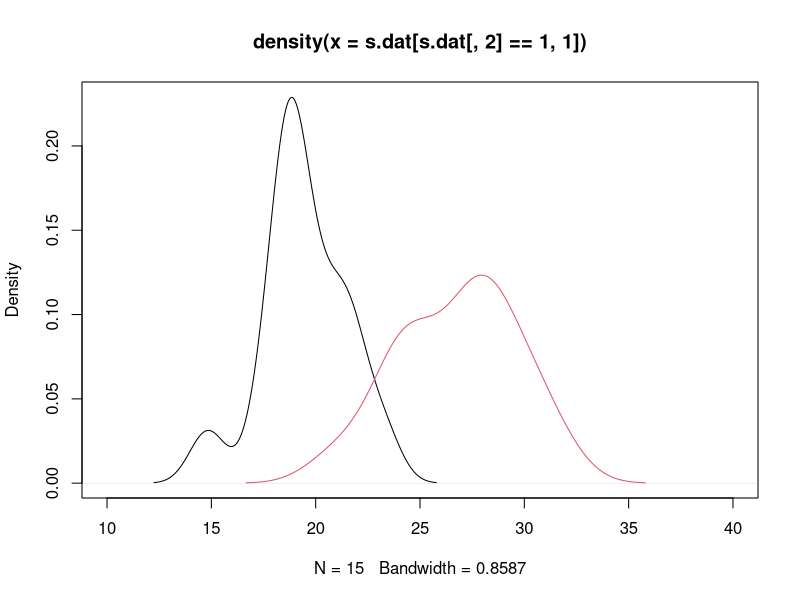

The R source for this figure: (Note: this script raises an error after producing the figure.)
######Null models / Randomization tests code##########
# Date: 4/24/2012
# Author: E. M. Hart
# Description: Code to demonstrate and teach 
# null models and Monte Carlo methods.
# Includes plotting methods from standard R libraries
# and ggplot2 libraries
#####################################################

###Example 1
# Simple test of difference of two means
####

###Generate two random data sets###

#set sample size
n <- 15

####Create data frame

s.dat <- data.frame(cbind(c(rnorm(n,20,3),rnorm(n,27,3)),c(rep(1,n),rep(2,n))))
colnames(s.dat) <- c("Measure","Group")
####Stanard R plot
plot(density(s.dat[s.dat[,2]==1,1]),xlim=c(10,40))
lines(density(s.dat[s.dat[,2]==2,1]),col=2)
####ggplot2 code
ggplot(s.dat,aes(x=Measure,group=as.factor(Group),fill=as.factor(Group),alpha=.5))+geom_density()+xlim(0,15)

####Parametric t.test#####
tt1 <- t.test(x=s.dat[s.dat[,2]==2,1],y=s.dat[s.dat[,2]==1,1])

#####Randomization test#######
# In this case the test metric
# is if the difference between the two means
# is different from 0
############

##Set the number of randomizations
nran <- 5000
output <- vector()
for(i in 1:nran){
  ###Shuffle association via sample()
  new.ind <- sample(s.dat$G,length(s.dat$G),replace=F)
  output[i] <- mean(s.dat$M[new.ind==1]) - mean(s.dat$M[new.ind==2])
}

##Find true metric
true.val <- mean(s.dat[s.dat[,2]==1,1])-mean(s.dat[s.dat[,2]==2,1])
###Normal R plot
plot(density(output),xlim=c(-6,6))
abline(v=true.val)
####ggplot2###
ggplot(as.data.frame(output),aes(x=output))+geom_density()+xlim(-6,6)+geom_vline(xintercept=true.val)

###Check true value against quantiles
quantile(output,c(.025,.975))




#########A null model example from Gotelli 2000######
# A simple null model example

###Function to calculate C-Score our default metric
# See Gotelli 2000 for full description
# or Stone and Roberts 1990
# Input is a species x site data matrix
####

c.score <- function(sp.mat){
  CU <- vector()
  sp.num <- dim(sp.mat)[1]
  count <- 1
  for (i in 1:(sp.num-1)){
    for(k in (i+1):sp.num){
      #first count the number of shared sites
      Q <- sum(apply(rbind(sp.mat[i,],sp.mat[k,]),2,sum)==2)
      CU[count] <- (sum(sp.mat[i,])-Q)*(sum(sp.mat[k,])-Q)
      count<- count+1
    }
  }
  return(mean(CU))
}

#### Randomization algorithm########
#### this randomization algorithm is based on SIM9 from Gotelli 2000
#### In works by keeping row and column totals fixed
#### Inputs are:
#### sp.mat:  The presence-absence species x sits matrix
#### This is a brute force algorithm that uses a while loop
#### it has a fail safe for the loop, but may output bad results
### although it hasn't yet.  Also note that it can handle matrix saturation
### up to about 40% (40% of all values are 1's), after that it begins to seriously lag

sim9<-function(sp.mat){
r.size <- dim(sp.mat)[1]
c.size <- dim(sp.mat)[2]
##Define output matrix
outmat <- matrix(0,nrow=r.size,ncol=c.size)  
#get constraints
r.cons <- apply(sp.mat,1,sum)
c.cons <- apply(sp.mat,2,sum)
# create index list from constraints
r.i <- rep(1:r.size,r.cons)
c.i <- rep(1:c.size,c.cons)
# Randomize our vectors
index <- 1:length(r.i)
r.ind <- sample(1:length(r.i),length(r.i),replace=F)
c.ind <- sample(1:length(c.i),length(c.i),replace=F)
# create our first loop
nmat <- cbind(r.i[r.ind],c.i[c.ind])

# figure out how many duplicates we have
dup.i <- index[duplicated(nmat)]

count <- 1
# loop until all duplicates are removed
while(length(dup.i > 0) || count > 100){

# loop through each duplicate swapping out
# rows and columns
for(i in 1:length(dup.i)){
oldval.r <- nmat[dup.i[i],1]
oldval.c <- nmat[dup.i[i],2]

new.ind.r <- sample(r.ind,1)
new.ind.c <- sample(c.ind,1)

newval.r <- nmat[new.ind.r,1]
newval.c <- nmat[new.ind.c,2]


nmat[new.ind.r,1] <- oldval.r
nmat[new.ind.c,2] <- oldval.c


nmat[dup.i[i],1]<-newval.r
nmat[dup.i[i],2]<-newval.c

}
# recalculate number of duplicates
dup.i <- index[duplicated(nmat)]
# adjust failsafe counter
count <- count + 1
}
# set new matrix
outmat[nmat] <- 1

return(outmat)}


#####Just a bit of code to verify that the
#### randomization is working
### Uncomment to test
#r.c <- apply(rand.mat,1,sum)
#c.c <- apply(rand.mat,2,sum)
#test <- sim9(rand.mat)
#r.t <- apply(test,1,sum)
#c.t <- apply(test,2,sum)
#sum(c(r.c-r.t,c.c-c.t))

####randomization

###Generate random matrix
spec <- 10
sites <- 15
rand.mat <- rbinom(spec*sites,1,.35)
dim(rand.mat) <- c(spec,sites)

# set the number of simulations
# 5000 is a good compromise of speed and sample size
n.sim <- 5000
###calculate true value
t.val <- c.score(rand.mat)

prog <- txtProgressBar(min=0, max=n.sim, char="*", style=3)
null.vec <- vector()
for(i in 1:n.sim){
  tmp <-try(c.score(sim9(rand.mat)),silent=T)
  if(is.numeric(tmp)){ null.vec[i] <- tmp }
   ###Code for a progress bar
  setTxtProgressBar(prog, i)
  
}

hist(null.vec)
abline(v=t.val,col=2,lwd=2)
##Check the quantiles
quantile(null.vec,c(.025,.975),na.rm=T)

###Now use real data from Gotelli 2000, Virginia Ants
##Get vaAnts.csv from the github file
ants <- read.csv("vaAnts.csv")

###calculate true value
t.val <- c.score(ants)

ant.vec <- vector()

prog <- txtProgressBar(min=0, max=n.sim, char="*", style=3)
null.vec <- vector()
for(i in 1:n.sim){
    tmp <-try(c.score(sim9(ants)),silent=T)
   if(is.numeric(tmp)){ ant.vec[i] <- tmp }
  ###Code for a progress bar
  
  setTxtProgressBar(prog, i)
  
}

hist(ant.vec)
abline(v=t.val,col=2,lwd=2)
quantile(ant.vec,c(.025,.975),na.rm=T)

###########Abundance models coming soon#########
